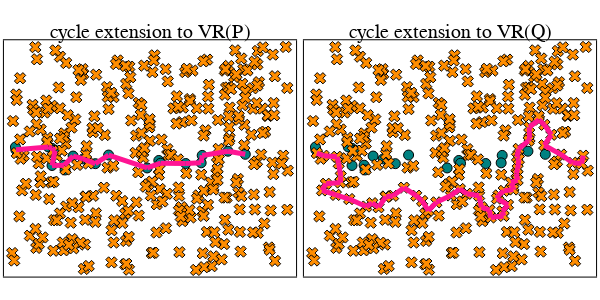

This figure's notebook cell:
### Markdown cell above
Plot baseline cycle extensions

### Code cell
# select baseline cycle extension in P
epsilon0_P = extension_P["epsilon_0"]
cycle_P = extension_P["cycle_extensions"][epsilon0_P]["baseline"]

# select baseline cycle extension in Q
epsilon0_Q = extension_Q["epsilon_0"]
cycle_Q = extension_Q["cycle_extensions"][epsilon0_Q]["baseline"]

p1 = plot_cycle_square_torus(P, Q, cycle = cycle_P, cycle_loc = "P", title = "cycle extension to VR(P)"; legend = false)
p2 = plot_cycle_square_torus(P, Q, cycle = cycle_Q, cycle_loc = "Q", title = "cycle extension to VR(Q)"; legend = false)

plot(p1, p2, layout = grid(1,2), size = (600, 300))

### Figure 1 — Plotly figure (JSON) as saved in the notebook; plotly's stock layout.template omitted (floating-point values rounded to 4 significant figures; data arrays with more than 128 entries replaced by an {"elided": "..."} marker saying what was removed)
{"data": [{"colorbar": {"title": ""}, "legendgroup": "P", "marker": {"color": "rgba(0, 129, 129, 1.000)", "line": {"color": "rgba(0, 0, 0, 1.000)", "width": 1}, "size": 10, "symbol": "circle"}, "mode": "markers", "name": "P", "showlegend": true, "type": "scatter", "x": [1.201, 0.9257, 0.12, 0.998, 1.628, 0.1093, 4.298, 2.199, 5.265, 0.8452, 4.876, 3.325, 0.9296, 3.063, 1.222, 1.901, 3.364, 1.403, 3.93, 4.275], "xaxis": "x1", "y": [2.954, 3.431, 3.386, 3.37, 3.13, 3.464, 3.23, 3.24, 3.26, 3.468, 3.348, 3.088, 2.947, 2.877, 2.82, 2.998, 3.011, 3.212, 3.002, 3.021], "yaxis": "y1", "zmax": null, "zmin": null}, {"colorbar": {"title": ""}, "legendgroup": "Q", "marker": {"color": "rgba(255, 141, 0, 1.000)", "line": {"color": "rgba(0, 0, 0, 1.000)", "width": 1}, "size": 10, "symbol": "x"}, "mode": "markers", "name": "Q", "showlegend": true, "type": "scatter", "x": {"elided": "300 float values"}, "xaxis": "x1", "y": {"elided": "300 float values"}, "yaxis": "y1", "zmax": null, "zmin": null}, {"colorbar": {"title": ""}, "legendgroup": "", "line": {"color": "rgba(255, 20, 147, 1.000)", "dash": "solid", "shape": "linear", "width": 5}, "mode": "lines", "name": "", "showlegend": false, "type": "scatter", "x": [1.628, 1.403], "xaxis": "x1", "y": [3.13, 3.212], "yaxis": "y1", "zmax": null, "zmin": null}, {"colorbar": {"title": ""}, "legendgroup": "", "line": {"color": "rgba(255, 20, 147, 1.000)", "dash": "solid", "shape": "linear", "width": 5}, "mode": "lines", "name": "", "showlegend": false, "type": "scatter", "x": [5.265, 4.876], "xaxis": "x1", "y": [3.26, 3.348], "yaxis": "y1", "zmax": null, "zmin": null}, {"colorbar": {"title": ""}, "legendgroup": "", "line": {"color": "rgba(255, 20, 147, 1.000)", "dash": "solid", "shape": "linear", "width": 5}, "mode": "lines", "name": "", "showlegend": false, "type": "scatter", "x": [4.298, 4.275], "xaxis": "x1", "y": [3.23, 3.021], "yaxis": "y1", "zmax": null, "zmin": null}, {"colorbar": {"title": ""}, "legendgroup": "", "line": {"color": "rgba(255, 20, 147, 1.000)", "dash": "solid", "shape": "linear", "width": 5}, "mode": "lines", "name": "", "showlegend": false, "type": "scatter", "x": [0.9257, 0.8452], "xaxis": "x1", "y": [3.431, 3.468], "yaxis": "y1", "zmax": null, "zmin": null}, {"colorbar": {"title": ""}, "legendgroup": "", "line": {"color": "rgba(255, 20, 147, 1.000)", "dash": "solid", "shape": "linear", "width": 5}, "mode": "lines", "name": "", "showlegend": false, "type": "scatter", "x": [1.628, 1.901], "xaxis": "x1", "y": [3.13, 2.998], "yaxis": "y1", "zmax": null, "zmin": null}, {"colorbar": {"title": ""}, "legendgroup": "", "line": {"color": "rgba(255, 20, 147, 1.000)", "dash": "solid", "shape": "linear", "width": 5}, "mode": "lines", "name": "", "showlegend": false, "type": "scatter", "x": [3.93, 4.275], "xaxis": "x1", "y": [3.002, 3.021], "yaxis": "y1", "zmax": null, "zmin": null}, {"colorbar": {"title": ""}, "legendgroup": "", "line": {"color": "rgba(255, 20, 147, 1.000)", "dash": "solid", "shape": "linear", "width": 5}, "mode": "lines", "name": "", "showlegend": false, "type": "scatter", "x": [4.298, 4.876], "xaxis": "x1", "y": [3.23, 3.348], "yaxis": "y1", "zmax": null, "zmin": null}, {"colorbar": {"title": ""}, "legendgroup": "", "line": {"color": "rgba(255, 20, 147, 1.000)", "dash": "solid", "shape": "linear", "width": 5}, "mode": "lines", "name": "", "showlegend": false, "type": "scatter", "x": [0.12, 0.8452], "xaxis": "x1", "y": [3.386, 3.468], "yaxis": "y1", "zmax": null, "zmin": null}, {"colorbar": {"title": ""}, "legendgroup": "", "line": {"color": "rgba(255, 20, 147, 1.000)", "dash": "solid", "shape": "linear", "width": 5}, "mode": "lines", "name": "", "showlegend": false, "type": "scatter", "x": [3.063, 3.364], "xaxis": "x1", "y": [2.877, 3.011], "yaxis": "y1", "zmax": null, "zmin": null}, {"colorbar": {"title": ""}, "legendgroup": "", "line": {"color": "rgba(255, 20, 147, 1.000)", "dash": "solid", "shape": "linear", "width": 5}, "mode": "lines", "name": "", "showlegend": false, "type": "scatter", "x": [2.199, 1.901], "xaxis": "x1", "y": [3.24, 2.998], "yaxis": "y1", "zmax": null, "zmin": null}, {"colorbar": {"title": ""}, "legendgroup": "", "line": {"color": "rgba(255, 20, 147, 1.000)", "dash": "solid", "shape": "linear", "width": 5}, "mode": "lines", "name": "", "showlegend": false, "type": "scatter", "x": [1.201, 0.9296], "xaxis": "x1", "y": [2.954, 2.947], "yaxis": "y1", "zmax": null, "zmin": null}, {"colorbar": {"title": ""}, "legendgroup": "", "line": {"color": "rgba(255, 20, 147, 1.000)", "dash": "solid", "shape": "linear", "width": 5}, "mode": "lines", "name": "", "showlegend": false, "type": "scatter", "x": [0.9257, 0.998], "xaxis": "x1", "y": [3.431, 3.37], "yaxis": "y1", "zmax": null, "zmin": null}, {"colorbar": {"title": ""}, "legendgroup": "", "line": {"color": "rgba(255, 20, 147, 1.000)", "dash": "solid", "shape": "linear", "width": 5}, "mode": "lines", "name": "", "showlegend": false, "type": "scatter", "x": [3.364, 3.93], "xaxis": "x1", "y": [3.011, 3.002], "yaxis": "y1", "zmax": null, "zmin": null}, {"colorbar": {"title": ""}, "legendgroup": "", "line": {"color": "rgba(255, 20, 147, 1.000)", "dash": "solid", "shape": "linear", "width": 5}, "mode": "lines", "name": "", "showlegend": false, "type": "scatter", "x": [1.201, 1.403], "xaxis": "x1", "y": [2.954, 3.212], "yaxis": "y1", "zmax": null, "zmin": null}, {"colorbar": {"title": ""}, "legendgroup": "", "line": {"color": "rgba(255, 20, 147, 1.000)", "dash": "solid", "shape": "linear", "width": 5}, "mode": "lines", "name": "", "showlegend": false, "type": "scatter", "x": [2.199, 3.063], "xaxis": "x1", "y": [3.24, 2.877], "yaxis": "y1", "zmax": null, "zmin": null}, {"colorbar": {"title": ""}, "legendgroup": "", "line": {"color": "rgba(255, 20, 147, 1.000)", "dash": "solid", "shape": "linear", "width": 5}, "mode": "lines", "name": "", "showlegend": false, "type": "scatter", "x": [0.998, 0.9296], "xaxis": "x1", "y": [3.37, 2.947], "yaxis": "y1", "zmax": null, "zmin": null}, {"colorbar": {"title": ""}, "legendgroup": "P", "marker": {"color": "rgba(0, 129, 129, 1.000)", "line": {"color": "rgba(0, 0, 0, 1.000)", "width": 1}, "size": 10, "symbol": "circle"}, "mode": "markers", "name": "P", "showlegend": true, "type": "scatter", "x": [1.201, 0.9257, 0.12, 0.998, 1.628, 0.1093, 4.298, 2.199, 5.265, 0.8452, 4.876, 3.325, 0.9296, 3.063, 1.222, 1.901, 3.364, 1.403, 3.93, 4.275], "xaxis": "x2", "y": [2.954, 3.431, 3.386, 3.37, 3.13, 3.464, 3.23, 3.24, 3.26, 3.468, 3.348, 3.088, 2.947, 2.877, 2.82, 2.998, 3.011, 3.212, 3.002, 3.021], "yaxis": "y2", "zmax": null, "zmin": null}, {"colorbar": {"title": ""}, "legendgroup": "Q", "marker": {"color": "rgba(255, 141, 0, 1.000)", "line": {"color": "rgba(0, 0, 0, 1.000)", "width": 1}, "size": 10, "symbol": "x"}, "mode": "markers", "name": "Q", "showlegend": true, "type": "scatter", "x": {"elided": "300 float values"}, "xaxis": "x2", "y": {"elided": "300 float values"}, "yaxis": "y2", "zmax": null, "zmin": null}, {"colorbar": {"title": ""}, "legendgroup": "", "line": {"color": "rgba(255, 20, 147, 1.000)", "dash": "solid", "shape": "linear", "width": 5}, "mode": "lines", "name": "", "showlegend": false, "type": "scatter", "x": [4.911, 4.891], "xaxis": "x2", "y": [3.715, 3.645], "yaxis": "y2", "zmax": null, "zmin": null}, {"colorbar": {"title": ""}, "legendgroup": "", "line": {"color": "rgba(255, 20, 147, 1.000)", "dash": "solid", "shape": "linear", "width": 5}, "mode": "lines", "name": "", "showlegend": false, "type": "scatter", "x": [5.245, 5.124], "xaxis": "x2", "y": [4.089, 4.233], "yaxis": "y2", "zmax": null, "zmin": null}, {"colorbar": {"title": ""}, "legendgroup": "", "line": {"color": "rgba(255, 20, 147, 1.000)", "dash": "solid", "shape": "linear", "width": 5}, "mode": "lines", "name": "", "showlegend": false, "type": "scatter", "x": [5.874, 6.08], "xaxis": "x2", "y": [3.025, 3.0], "yaxis": "y2", "zmax": null, "zmin": null}, {"colorbar": {"title": ""}, "legendgroup": "", "line": {"color": "rgba(255, 20, 147, 1.000)", "dash": "solid", "shape": "linear", "width": 5}, "mode": "lines", "name": "", "showlegend": false, "type": "scatter", "x": [4.617, 4.644], "xaxis": "x2", "y": [2.724, 2.848], "yaxis": "y2", "zmax": null, "zmin": null}, {"colorbar": {"title": ""}, "legendgroup": "", "line": {"color": "rgba(255, 20, 147, 1.000)", "dash": "solid", "shape": "linear", "width": 5}, "mode": "lines", "name": "", "showlegend": false, "type": "scatter", "x": [4.551, 4.547], "xaxis": "x2", "y": [2.338, 2.272], "yaxis": "y2", "zmax": null, "zmin": null}, {"colorbar": {"title": ""}, "legendgroup": "", "line": {"color": "rgba(255, 20, 147, 1.000)", "dash": "solid", "shape": "linear", "width": 5}, "mode": "lines", "name": "", "showlegend": false, "type": "scatter", "x": [1.851, 1.691], "xaxis": "x2", "y": [2.096, 2.067], "yaxis": "y2", "zmax": null, "zmin": null}, {"colorbar": {"title": ""}, "legendgroup": "", "line": {"color": "rgba(255, 20, 147, 1.000)", "dash": "solid", "shape": "linear", "width": 5}, "mode": "lines", "name": "", "showlegend": false, "type": "scatter", "x": [0.6313, 0.5922], "xaxis": "x2", "y": [3.004, 3.191], "yaxis": "y2", "zmax": null, "zmin": null}, {"colorbar": {"title": ""}, "legendgroup": "", "line": {"color": "rgba(255, 20, 147, 1.000)", "dash": "solid", "shape": "linear", "width": 5}, "mode": "lines", "name": "", "showlegend": false, "type": "scatter", "x": [2.37, 2.502], "xaxis": "x2", "y": [2.099, 1.949], "yaxis": "y2", "zmax": null, "zmin": null}, {"colorbar": {"title": ""}, "legendgroup": "", "line": {"color": "rgba(255, 20, 147, 1.000)", "dash": "solid", "shape": "linear", "width": 5}, "mode": "lines", "name": "", "showlegend": false, "type": "scatter", "x": [4.216, 4.182], "xaxis": "x2", "y": [2.104, 2.016], "yaxis": "y2", "zmax": null, "zmin": null}, {"colorbar": {"title": ""}, "legendgroup": "", "line": {"color": "rgba(255, 20, 147, 1.000)", "dash": "solid", "shape": "linear", "width": 5}, "mode": "lines", "name": "", "showlegend": false, "type": "scatter", "x": [4.632, 4.672], "xaxis": "x2", "y": [3.182, 3.118], "yaxis": "y2", "zmax": null, "zmin": null}, {"colorbar": {"title": ""}, "legendgroup": "", "line": {"color": "rgba(255, 20, 147, 1.000)", "dash": "solid", "shape": "linear", "width": 5}, "mode": "lines", "name": "", "showlegend": false, "type": "scatter", "x": [4.5, 4.644], "xaxis": "x2", "y": [2.466, 2.536], "yaxis": "y2", "zmax": null, "zmin": null}, {"colorbar": {"title": ""}, "legendgroup": "", "line": {"color": "rgba(255, 20, 147, 1.000)", "dash": "solid", "shape": "linear", "width": 5}, "mode": "lines", "name": "", "showlegend": false, "type": "scatter", "x": [4.665, 4.632], "xaxis": "x2", "y": [3.413, 3.182], "yaxis": "y2", "zmax": null, "zmin": null}, {"colorbar": {"title": ""}, "legendgroup": "", "line": {"color": "rgba(255, 20, 147, 1.000)", "dash": "solid", "shape": "linear", "width": 5}, "mode": "lines", "name": "", "showlegend": false, "type": "scatter", "x": [0.669, 0.6767], "xaxis": "x2", "y": [2.468, 2.643], "yaxis": "y2", "zmax": null, "zmin": null}, {"colorbar": {"title": ""}, "legendgroup": "", "line": {"color": "rgba(255, 20, 147, 1.000)", "dash": "solid", "shape": "linear", "width": 5}, "mode": "lines", "name": "", "showlegend": false, "type": "scatter", "x": [0.5663, 0.8667], "xaxis": "x2", "y": [2.12, 2.003], "yaxis": "y2", "zmax": null, "zmin": null}, {"colorbar": {"title": ""}, "legendgroup": "", "line": {"color": "rgba(255, 20, 147, 1.000)", "dash": "solid", "shape": "linear", "width": 5}, "mode": "lines", "name": "", "showlegend": false, "type": "scatter", "x": [3.348, 3.509], "xaxis": "x2", "y": [2.285, 2.151], "yaxis": "y2", "zmax": null, "zmin": null}, {"colorbar": {"title": ""}, "legendgroup": "", "line": {"color": "rgba(255, 20, 147, 1.000)", "dash": "solid", "shape": "linear", "width": 5}, "mode": "lines", "name": "", "showlegend": false, "type": "scatter", "x": [4.011, 3.832], "xaxis": "x2", "y": [1.692, 1.775], "yaxis": "y2", "zmax": null, "zmin": null}, {"colorbar": {"title": ""}, "legendgroup": "", "line": {"color": "rgba(255, 20, 147, 1.000)", "dash": "solid", "shape": "linear", "width": 5}, "mode": "lines", "name": "", "showlegend": false, "type": "scatter", "x": [0.2579, 0.3438], "xaxis": "x2", "y": [2.246, 2.433], "yaxis": "y2", "zmax": null, "zmin": null}, {"colorbar": {"title": ""}, "legendgroup": "", "line": {"color": "rgba(255, 20, 147, 1.000)", "dash": "solid", "shape": "linear", "width": 5}, "mode": "lines", "name": "", "showlegend": false, "type": "scatter", "x": [1.247, 1.383], "xaxis": "x2", "y": [1.793, 1.888], "yaxis": "y2", "zmax": null, "zmin": null}, {"colorbar": {"title": ""}, "legendgroup": "", "line": {"color": "rgba(255, 20, 147, 1.000)", "dash": "solid", "shape": "linear", "width": 5}, "mode": "lines", "name": "", "showlegend": false, "type": "scatter", "x": [1.525, 1.383], "xaxis": "x2", "y": [1.773, 1.888], "yaxis": "y2", "zmax": null, "zmin": null}, {"colorbar": {"title": ""}, "legendgroup": "", "line": {"color": "rgba(255, 20, 147, 1.000)", "dash": "solid", "shape": "linear", "width": 5}, "mode": "lines", "name": "", "showlegend": false, "type": "scatter", "x": [4.304, 4.331], "xaxis": "x2", "y": [1.657, 1.529], "yaxis": "y2", "zmax": null, "zmin": null}, {"colorbar": {"title": ""}, "legendgroup": "", "line": {"color": "rgba(255, 20, 147, 1.000)", "dash": "solid", "shape": "linear", "width": 5}, "mode": "lines", "name": "", "showlegend": false, "type": "scatter", "x": [4.04, 4.011], "xaxis": "x2", "y": [1.487, 1.692], "yaxis": "y2", "zmax": null, "zmin": null}, {"colorbar": {"title": ""}, "legendgroup": "", "line": {"color": "rgba(255, 20, 147, 1.000)", "dash": "solid", "shape": "linear", "width": 5}, "mode": "lines", "name": "", "showlegend": false, "type": "scatter", "x": [5.245, 5.401], "xaxis": "x2", "y": [4.089, 3.809], "yaxis": "y2", "zmax": null, "zmin": null}, {"colorbar": {"title": ""}, "legendgroup": "", "line": {"color": "rgba(255, 20, 147, 1.000)", "dash": "solid", "shape": "linear", "width": 5}, "mode": "lines", "name": "", "showlegend": false, "type": "scatter", "x": [4.551, 4.5], "xaxis": "x2", "y": [2.338, 2.466], "yaxis": "y2", "zmax": null, "zmin": null}, {"colorbar": {"title": ""}, "legendgroup": "", "line": {"color": "rgba(255, 20, 147, 1.000)", "dash": "solid", "shape": "linear", "width": 5}, "mode": "lines", "name": "", "showlegend": false, "type": "scatter", "x": [2.643, 2.502], "xaxis": "x2", "y": [1.677, 1.949], "yaxis": "y2", "zmax": null, "zmin": null}, {"colorbar": {"title": ""}, "legendgroup": "", "line": {"color": "rgba(255, 20, 147, 1.000)", "dash": "solid", "shape": "linear", "width": 5}, "mode": "lines", "name": "", "showlegend": false, "type": "scatter", "x": [0.5663, 0.2579], "xaxis": "x2", "y": [2.12, 2.246], "yaxis": "y2", "zmax": null, "zmin": null}, {"colorbar": {"title": ""}, "legendgroup": "", "line": {"color": "rgba(255, 20, 147, 1.000)", "dash": "solid", "shape": "linear", "width": 5}, "mode": "lines", "name": "", "showlegend": false, "type": "scatter", "x": [3.78, 3.509], "xaxis": "x2", "y": [2.098, 2.151], "yaxis": "y2", "zmax": null, "zmin": null}, {"colorbar": {"title": ""}, "legendgroup": "", "line": {"color": "rgba(255, 20, 147, 1.000)", "dash": "solid", "shape": "linear", "width": 5}, "mode": "lines", "name": "", "showlegend": false, "type": "scatter", "x": [0.2935, 0.1392], "xaxis": "x2", "y": [3.221, 3.296], "yaxis": "y2", "zmax": null, "zmin": null}, {"colorbar": {"title": ""}, "legendgroup": "", "line": {"color": "rgba(255, 20, 147, 1.000)", "dash": "solid", "shape": "linear", "width": 5}, "mode": "lines", "name": "", "showlegend": false, "type": "scatter", "x": [5.242, 5.401], "xaxis": "x2", "y": [3.516, 3.809], "yaxis": "y2", "zmax": null, "zmin": null}, {"colorbar": {"title": ""}, "legendgroup": "", "line": {"color": "rgba(255, 20, 147, 1.000)", "dash": "solid", "shape": "linear", "width": 5}, "mode": "lines", "name": "", "showlegend": false, "type": "scatter", "x": [5.124, 4.905], "xaxis": "x2", "y": [4.233, 4.022], "yaxis": "y2", "zmax": null, "zmin": null}, {"colorbar": {"title": ""}, "legendgroup": "", "line": {"color": "rgba(255, 20, 147, 1.000)", "dash": "solid", "shape": "linear", "width": 5}, "mode": "lines", "name": "", "showlegend": false, "type": "scatter", "x": [6.115, 6.08], "xaxis": "x2", "y": [3.224, 3.0], "yaxis": "y2", "zmax": null, "zmin": null}, {"colorbar": {"title": ""}, "legendgroup": "", "line": {"color": "rgba(255, 20, 147, 1.000)", "dash": "solid", "shape": "linear", "width": 5}, "mode": "lines", "name": "", "showlegend": false, "type": "scatter", "x": [2.093, 1.851], "xaxis": "x2", "y": [2.324, 2.096], "yaxis": "y2", "zmax": null, "zmin": null}, {"colorbar": {"title": ""}, "legendgroup": "", "line": {"color": "rgba(255, 20, 147, 1.000)", "dash": "solid", "shape": "linear", "width": 5}, "mode": "lines", "name": "", "showlegend": false, "type": "scatter", "x": [3.348, 3.149], "xaxis": "x2", "y": [2.285, 2.104], "yaxis": "y2", "zmax": null, "zmin": null}, {"colorbar": {"title": ""}, "legendgroup": "", "line": {"color": "rgba(255, 20, 147, 1.000)", "dash": "solid", "shape": "linear", "width": 5}, "mode": "lines", "name": "", "showlegend": false, "type": "scatter", "x": [4.216, 4.333], "xaxis": "x2", "y": [2.104, 2.233], "yaxis": "y2", "zmax": null, "zmin": null}, {"colorbar": {"title": ""}, "legendgroup": "", "line": {"color": "rgba(255, 20, 147, 1.000)", "dash": "solid", "shape": "linear", "width": 5}, "mode": "lines", "name": "", "showlegend": false, "type": "scatter", "x": [2.643, 2.821], "xaxis": "x2", "y": [1.677, 1.911], "yaxis": "y2", "zmax": null, "zmin": null}, {"colorbar": {"title": ""}, "legendgroup": "", "line": {"color": "rgba(255, 20, 147, 1.000)", "dash": "solid", "shape": "linear", "width": 5}, "mode": "lines", "name": "", "showlegend": false, "type": "scatter", "x": [4.304, 4.428], "xaxis": "x2", "y": [1.657, 1.839], "yaxis": "y2", "zmax": null, "zmin": null}, {"colorbar": {"title": ""}, "legendgroup": "", "line": {"color": "rgba(255, 20, 147, 1.000)", "dash": "solid", "shape": "linear", "width": 5}, "mode": "lines", "name": "", "showlegend": false, "type": "scatter", "x": [0.669, 0.3438], "xaxis": "x2", "y": [2.468, 2.433], "yaxis": "y2", "zmax": null, "zmin": null}, {"colorbar": {"title": ""}, "legendgroup": "", "line": {"color": "rgba(255, 20, 147, 1.000)", "dash": "solid", "shape": "linear", "width": 5}, "mode": "lines", "name": "", "showlegend": false, "type": "scatter", "x": [5.874, 5.62], "xaxis": "x2", "y": [3.025, 3.254], "yaxis": "y2", "zmax": null, "zmin": null}, {"colorbar": {"title": ""}, "legendgroup": "", "line": {"color": "rgba(255, 20, 147, 1.000)", "dash": "solid", "shape": "linear", "width": 5}, "mode": "lines", "name": "", "showlegend": false, "type": "scatter", "x": [4.333, 4.547], "xaxis": "x2", "y": [2.233, 2.272], "yaxis": "y2", "zmax": null, "zmin": null}, {"colorbar": {"title": ""}, "legendgroup": "", "line": {"color": "rgba(255, 20, 147, 1.000)", "dash": "solid", "shape": "linear", "width": 5}, "mode": "lines", "name": "", "showlegend": false, "type": "scatter", "x": [4.911, 4.905], "xaxis": "x2", "y": [3.715, 4.022], "yaxis": "y2", "zmax": null, "zmin": null}, {"colorbar": {"title": ""}, "legendgroup": "", "line": {"color": "rgba(255, 20, 147, 1.000)", "dash": "solid", "shape": "linear", "width": 5}, "mode": "lines", "name": "", "showlegend": false, "type": "scatter", "x": [4.04, 4.331], "xaxis": "x2", "y": [1.487, 1.529], "yaxis": "y2", "zmax": null, "zmin": null}, {"colorbar": {"title": ""}, "legendgroup": "", "line": {"color": "rgba(255, 20, 147, 1.000)", "dash": "solid", "shape": "linear", "width": 5}, "mode": "lines", "name": "", "showlegend": false, "type": "scatter", "x": [4.617, 4.644], "xaxis": "x2", "y": [2.724, 2.536], "yaxis": "y2", "zmax": null, "zmin": null}, {"colorbar": {"title": ""}, "legendgroup": "", "line": {"color": "rgba(255, 20, 147, 1.000)", "dash": "solid", "shape": "linear", "width": 5}, "mode": "lines", "name": "", "showlegend": false, "type": "scatter", "x": [4.182, 4.428], "xaxis": "x2", "y": [2.016, 1.839], "yaxis": "y2", "zmax": null, "zmin": null}, {"colorbar": {"title": ""}, "legendgroup": "", "line": {"color": "rgba(255, 20, 147, 1.000)", "dash": "solid", "shape": "linear", "width": 5}, "mode": "lines", "name": "", "showlegend": false, "type": "scatter", "x": [1.525, 1.691], "xaxis": "x2", "y": [1.773, 2.067], "yaxis": "y2", "zmax": null, "zmin": null}, {"colorbar": {"title": ""}, "legendgroup": "", "line": {"color": "rgba(255, 20, 147, 1.000)", "dash": "solid", "shape": "linear", "width": 5}, "mode": "lines", "name": "", "showlegend": false, "type": "scatter", "x": [4.644, 4.672], "xaxis": "x2", "y": [2.848, 3.118], "yaxis": "y2", "zmax": null, "zmin": null}, {"colorbar": {"title": ""}, "legendgroup": "", "line": {"color": "rgba(255, 20, 147, 1.000)", "dash": "solid", "shape": "linear", "width": 5}, "mode": "lines", "name": "", "showlegend": false, "type": "scatter", "x": [4.665, 4.891], "xaxis": "x2", "y": [3.413, 3.645], "yaxis": "y2", "zmax": null, "zmin": null}, {"colorbar": {"title": ""}, "legendgroup": "", "line": {"color": "rgba(255, 20, 147, 1.000)", "dash": "solid", "shape": "linear", "width": 5}, "mode": "lines", "name": "", "showlegend": false, "type": "scatter", "x": [3.78, 3.832], "xaxis": "x2", "y": [2.098, 1.775], "yaxis": "y2", "zmax": null, "zmin": null}, {"colorbar": {"title": ""}, "legendgroup": "", "line": {"color": "rgba(255, 20, 147, 1.000)", "dash": "solid", "shape": "linear", "width": 5}, "mode": "lines", "name": "", "showlegend": false, "type": "scatter", "x": [0.6313, 0.6767], "xaxis": "x2", "y": [3.004, 2.643], "yaxis": "y2", "zmax": null, "zmin": null}, {"colorbar": {"title": ""}, "legendgroup": "", "line": {"color": "rgba(255, 20, 147, 1.000)", "dash": "solid", "shape": "linear", "width": 5}, "mode": "lines", "name": "", "showlegend": false, "type": "scatter", "x": [2.37, 2.093], "xaxis": "x2", "y": [2.099, 2.324], "yaxis": "y2", "zmax": null, "zmin": null}, {"colorbar": {"title": ""}, "legendgroup": "", "line": {"color": "rgba(255, 20, 147, 1.000)", "dash": "solid", "shape": "linear", "width": 5}, "mode": "lines", "name": "", "showlegend": false, "type": "scatter", "x": [0.2935, 0.5922], "xaxis": "x2", "y": [3.221, 3.191], "yaxis": "y2", "zmax": null, "zmin": null}, {"colorbar": {"title": ""}, "legendgroup": "", "line": {"color": "rgba(255, 20, 147, 1.000)", "dash": "solid", "shape": "linear", "width": 5}, "mode": "lines", "name": "", "showlegend": false, "type": "scatter", "x": [3.149, 2.821], "xaxis": "x2", "y": [2.104, 1.911], "yaxis": "y2", "zmax": null, "zmin": null}, {"colorbar": {"title": ""}, "legendgroup": "", "line": {"color": "rgba(255, 20, 147, 1.000)", "dash": "solid", "shape": "linear", "width": 5}, "mode": "lines", "name": "", "showlegend": false, "type": "scatter", "x": [0.8667, 1.247], "xaxis": "x2", "y": [2.003, 1.793], "yaxis": "y2", "zmax": null, "zmin": null}, {"colorbar": {"title": ""}, "legendgroup": "", "line": {"color": "rgba(255, 20, 147, 1.000)", "dash": "solid", "shape": "linear", "width": 5}, "mode": "lines", "name": "", "showlegend": false, "type": "scatter", "x": [5.242, 5.62], "xaxis": "x2", "y": [3.516, 3.254], "yaxis": "y2", "zmax": null, "zmin": null}], "layout": {"annotations": [{"font": {"color": "rgba(0, 0, 0, 1.000)", "family": "sans-serif", "size": 20}, "rotation": 0, "showarrow": false, "text": "cycle extension to VR(P)", "x": 0.25, "xanchor": "center", "xref": "paper", "y": 1, "yanchor": "top", "yref": "paper"}, {"font": {"color": "rgba(0, 0, 0, 1.000)", "family": "sans-serif", "size": 20}, "rotation": 0, "showarrow": false, "text": "cycle extension to VR(Q)", "x": 0.75, "xanchor": "center", "xref": "paper", "y": 1, "yanchor": "top", "yref": "paper"}], "height": 300, "margin": {"b": 20, "l": 0, "r": 0, "t": 20}, "paper_bgcolor": "rgba(255, 255, 255, 1.000)", "plot_bgcolor": "rgba(255, 255, 255, 1.000)", "showlegend": false, "width": 600, "xaxis1": {"anchor": "y1", "domain": [0.006562, 0.4934], "gridcolor": "rgba(0, 0, 0, 0.100)", "gridwidth": 0.5, "linecolor": "rgba(0, 0, 0, 1.000)", "mirror": true, "range": [-0.1489, 6.404], "showgrid": true, "showline": true, "showticklabels": true, "tickangle": 0, "tickcolor": "rgb(0, 0, 0)", "tickfont": {"color": "rgba(0, 0, 0, 1.000)", "family": "sans-serif", "size": 11}, "tickmode": "array", "ticks": "inside", "ticktext": [], "tickvals": [], "title": "", "titlefont": {"color": "rgba(0, 0, 0, 1.000)", "family": "sans-serif", "size": 15}, "type": "-", "visible": true, "zeroline": false, "zerolinecolor": "rgba(0, 0, 0, 1.000)"}, "xaxis2": {"anchor": "y2", "domain": [0.5066, 0.9934], "gridcolor": "rgba(0, 0, 0, 0.100)", "gridwidth": 0.5, "linecolor": "rgba(0, 0, 0, 1.000)", "mirror": true, "range": [-0.1489, 6.404], "showgrid": true, "showline": true, "showticklabels": true, "tickangle": 0, "tickcolor": "rgb(0, 0, 0)", "tickfont": {"color": "rgba(0, 0, 0, 1.000)", "family": "sans-serif", "size": 11}, "tickmode": "array", "ticks": "inside", "ticktext": [], "tickvals": [], "title": "", "titlefont": {"color": "rgba(0, 0, 0, 1.000)", "family": "sans-serif", "size": 15}, "type": "-", "visible": true, "zeroline": false, "zerolinecolor": "rgba(0, 0, 0, 1.000)"}, "yaxis1": {"anchor": "x1", "domain": [0.01312, 0.9221], "gridcolor": "rgba(0, 0, 0, 0.100)", "gridwidth": 0.5, "linecolor": "rgba(0, 0, 0, 1.000)", "mirror": true, "range": [-0.1751, 6.465], "showgrid": true, "showline": true, "showticklabels": true, "tickangle": 0, "tickcolor": "rgb(0, 0, 0)", "tickfont": {"color": "rgba(0, 0, 0, 1.000)", "family": "sans-serif", "size": 11}, "tickmode": "array", "ticks": "inside", "ticktext": [], "tickvals": [], "title": "", "titlefont": {"color": "rgba(0, 0, 0, 1.000)", "family": "sans-serif", "size": 15}, "type": "-", "visible": true, "zeroline": false, "zerolinecolor": "rgba(0, 0, 0, 1.000)"}, "yaxis2": {"anchor": "x2", "domain": [0.01312, 0.9221], "gridcolor": "rgba(0, 0, 0, 0.100)", "gridwidth": 0.5, "linecolor": "rgba(0, 0, 0, 1.000)", "mirror": true, "range": [-0.1751, 6.465], "showgrid": true, "showline": true, "showticklabels": true, "tickangle": 0, "tickcolor": "rgb(0, 0, 0)", "tickfont": {"color": "rgba(0, 0, 0, 1.000)", "family": "sans-serif", "size": 11}, "tickmode": "array", "ticks": "inside", "ticktext": [], "tickvals": [], "title": "", "titlefont": {"color": "rgba(0, 0, 0, 1.000)", "family": "sans-serif", "size": 15}, "type": "-", "visible": true, "zeroline": false, "zerolinecolor": "rgba(0, 0, 0, 1.000)"}}}
